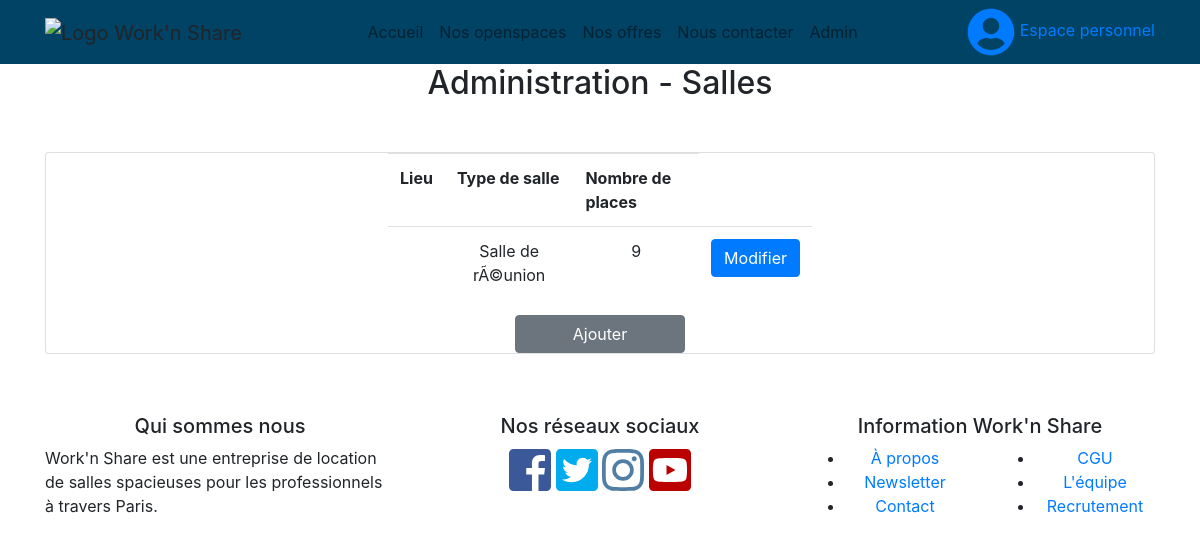
/admin_rooms.php, run on an earlier commit of the app's database.
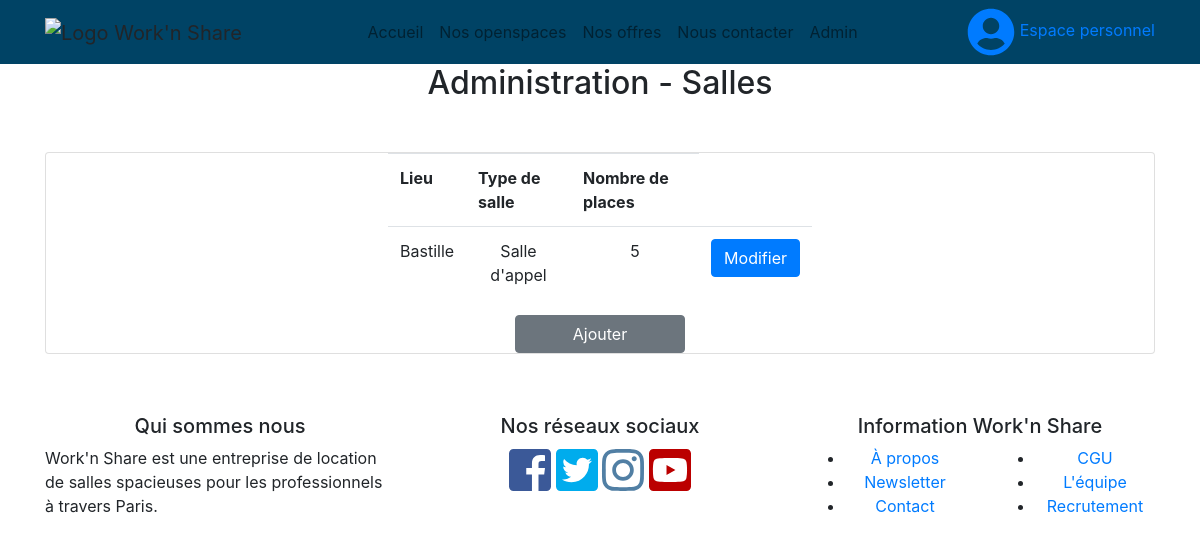
And on a later commit of the database.
### tables this page shows
CREATE TABLE IF NOT EXISTS `room` (
  `id_room` int(11) NOT NULL AUTO_INCREMENT,
  `type_room` varchar(100) NOT NULL,
  `number_places` int(11) NOT NULL,
  `booked` tinyint(4) NOT NULL DEFAULT '0',
  `id_location` int(11) DEFAULT NULL,
  PRIMARY KEY (`id_room`)
);

CREATE TABLE IF NOT EXISTS `location` (
  `id_location` int(11) NOT NULL AUTO_INCREMENT,
  `town` varchar(50) NOT NULL,
  `address` varchar(255) NOT NULL,
  PRIMARY KEY (`id_location`)
);

### admin_rooms.php (the view)
<?php include "assets/include/header.php";
    $db = connectDb();
    $query = $db->prepare("SELECT * FROM ROOM ORDER BY id_location ASC");
    $query->execute();
    $result = $query->fetchAll();
    function name_town($id,$db){
        $query = $db->prepare("SELECT * FROM LOCATION WHERE id_location=:plop");
        $query->execute(["plop" => $id]);
        $result2 = $query->fetch(PDO::FETCH_ASSOC);
        return $result2['town'];
    }
?>
<section>
    <center><h2>Administration - Salles</h2></center>
    <div class="container main-content">
        <div class="row" style="margin-top:50px; margin-bottom:50px;">
            <div class="col-md-12">
                <div class="card-deck">
                    <div class="card" style="padding-left:30%; padding-right:30%;">
                        <table class="table table-responsive table-hover">
                            <tr>
                                <th>Lieu</th>
                                <th>Type de salle</th>
                                <th>Nombre de places</th>
                            </tr>
                            <?php
                                foreach($result as $res){
                                        $db = connectDb();
                                        $name =name_town($res[4],$db);
                                    echo '  <tr>
                                                <td><center>'.$name.'</center></td>
                                                <td><center>'.$res[1].'</center></td>
                                                <td><center>'.$res[2].'</center></td>
                                                <td><a class="btn btn-primary" href="admin_rooms_edit.php?id_room='.$res[0].'&id_location='.$res[4].'" role="button">Modifier</a></td>
                                            </tr>';
                                }
                             ?>
                        </table>
                        <a class="btn btn-secondary" href="admin_rooms_add.php" role="button" style="margin-left:30%; margin-right:30%">Ajouter</a>
                    </div>
                </div>
            </div>
        </div>
    </div>
<?php include "assets/include/footer.php"; ?>

### assets/include/header.php (shortened to what this page needs)
<!DOCTYPE html>
<html lang="fr">
<head>
	<?php include 'stylesheet.php'; ?>
</head>
<body>
	<header>
		<nav class="navbar navbar-expand-lg navbar-light" style="background-color: #004365;">
		  <div class="container">
		    <a class="navbar-brand">
		      <img src="image/logo/brandLogo" alt="Logo Work'n Share" width="100" height="100">
		    </a>
		    <div class="collapse navbar-collapse" id="navbarSupportedContent">
		      <ul class="navbar-nav mx-auto">
		        <li class="nav-item">
		          <a class="nav-link" href="./">Accueil</a>
		        </li>
		        <li class="nav-item">
		          <a class="nav-link" href="./#openspaces">Nos openspaces</a>
		        </li>
		        <li class="nav-item">
		          <a class="nav-link" href="./#offers">Nos offres</a>
		        </li>
		        <li class="nav-item">
		          <a class="nav-link" href="./#contact">Nous contacter</a>
		        </li>
				<li class="nav-item">
		          <a class="nav-link" href="./admin.php">Admin</a>
		        </li>
		      </ul>
		      <form class="form-inline">
		          <a href="account.php" id="icon-my-account">
		            <i class="fas fa-user-circle fa-3x align-middle"></i> Espace personnel
		          </a>
		      </form>
		    </div>
		  </div>
		</nav>
	</header>

### assets/include/stylesheet.php (shortened to what this page needs)
<link rel="stylesheet" href="https://maxcdn.bootstrapcdn.com/bootstrap/4.0.0/css/bootstrap.min.css">
<link rel="stylesheet" href="css/css">

### assets/include/footer.php (shortened to what this page needs)
    <footer>
      <div class="container">
        <div class="row">
          <div class="col-md-4" style="margin-top:10px;">
            <h5 class="text-center">Qui sommes nous</h5>
            <p>Work'n Share est une entreprise de location de salles spacieuses pour les professionnels à travers Paris.</p>
          </div>
          <div class="col-md-4 text-center" style="margin-top:10px;">
            <h5>Nos réseaux sociaux</h5>
            <a href="#"><i class="fab fa-facebook-square fa-3x" style="color:#3b5998;"></i></a>
            <a href="#"><i class="fab fa-twitter-square fa-3x" style="color:#00aced;"></i></a>
            <a href="#"><i class="fab fa-instagram fa-3x" style="color:#517fa4;"></i></a>
            <a href="#"><i class="fab fa-youtube-square fa-3x" style="color:#bb0000;"></i></a>
          </div>
          <div class="col-md-4 text-center" style="margin-top:10px;">
            <h5>Information Work'n Share</h5>
            <div class="row">
              <div class="col-md-6">
                <ul>
                  <li><a href="#">À propos</a></li>
                  <li><a href="#">Newsletter</a></li>
                  <li><a href="#">Contact</a></li>
                </ul>
              </div>
              <div class="col-md-6">
                <ul>
                  <li><a href="#">CGU</a></li>
                  <li><a href="#">L'équipe</a></li>
                  <li><a href="#">Recrutement</a></li>
                </ul>
              </div>
            </div>
          </div>
        </div>
      </div>
    </footer>
</body>
</html>

What changed in the data, as far as the page shows it:
removed room: type_room "Salle de rÃ©union", number_places "9"
added room: id_location.town "Bastille", type_room "Salle d'appel", number_places "5"
